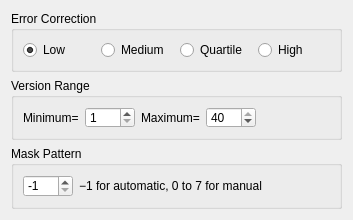
<?xml version="1.0" encoding="UTF-8"?>
<ui version="4.0">
 <class>OptionPanel</class>
 <widget class="QDialog" name="OptionPanel">
  <property name="geometry">
   <rect>
    <x>0</x>
    <y>0</y>
    <width>353</width>
    <height>220</height>
   </rect>
  </property>
  <property name="sizePolicy">
   <sizepolicy hsizetype="Maximum" vsizetype="Maximum">
    <horstretch>0</horstretch>
    <verstretch>0</verstretch>
   </sizepolicy>
  </property>
  <property name="minimumSize">
   <size>
    <width>353</width>
    <height>220</height>
   </size>
  </property>
  <property name="maximumSize">
   <size>
    <width>353</width>
    <height>220</height>
   </size>
  </property>
  <property name="windowTitle">
   <string>Options</string>
  </property>
  <layout class="QVBoxLayout" name="verticalLayout">
   <item>
    <widget class="QGroupBox" name="m_errorGBox">
     <property name="title">
      <string>Error Correction</string>
     </property>
     <layout class="QHBoxLayout" name="horizontalLayout">
      <item>
       <widget class="QRadioButton" name="m_errorLowRB">
        <property name="text">
         <string>Low</string>
        </property>
        <property name="checked">
         <bool>true</bool>
        </property>
       </widget>
      </item>
      <item>
       <widget class="QRadioButton" name="m_errorMidRB">
        <property name="text">
         <string>Medium</string>
        </property>
       </widget>
      </item>
      <item>
       <widget class="QRadioButton" name="m_errorQuaRB">
        <property name="text">
         <string>Quartile</string>
        </property>
       </widget>
      </item>
      <item>
       <widget class="QRadioButton" name="m_errorHighRB">
        <property name="text">
         <string>High</string>
        </property>
       </widget>
      </item>
     </layout>
    </widget>
   </item>
   <item>
    <widget class="QGroupBox" name="groupBox_3">
     <property name="title">
      <string>Version Range</string>
     </property>
     <layout class="QHBoxLayout" name="horizontalLayout_3">
      <item>
       <widget class="QLabel" name="label">
        <property name="text">
         <string>Minimum=</string>
        </property>
       </widget>
      </item>
      <item>
       <widget class="QSpinBox" name="m_minRangeSB">
        <property name="minimumSize">
         <size>
          <width>50</width>
          <height>0</height>
         </size>
        </property>
        <property name="minimum">
         <number>1</number>
        </property>
        <property name="maximum">
         <number>40</number>
        </property>
       </widget>
      </item>
      <item>
       <widget class="QLabel" name="label_2">
        <property name="text">
         <string>Maximum=</string>
        </property>
       </widget>
      </item>
      <item>
       <widget class="QSpinBox" name="m_maxRangeSB">
        <property name="minimumSize">
         <size>
          <width>50</width>
          <height>0</height>
         </size>
        </property>
        <property name="minimum">
         <number>1</number>
        </property>
        <property name="maximum">
         <number>40</number>
        </property>
        <property name="value">
         <number>40</number>
        </property>
       </widget>
      </item>
      <item>
       <spacer name="horizontalSpacer_2">
        <property name="orientation">
         <enum>Qt::Horizontal</enum>
        </property>
        <property name="sizeHint" stdset="0">
         <size>
          <width>40</width>
          <height>20</height>
         </size>
        </property>
       </spacer>
      </item>
     </layout>
    </widget>
   </item>
   <item>
    <widget class="QGroupBox" name="groupBox_4">
     <property name="title">
      <string>Mask Pattern</string>
     </property>
     <layout class="QHBoxLayout" name="horizontalLayout_4">
      <item>
       <widget class="QSpinBox" name="m_maskPatternSB">
        <property name="minimumSize">
         <size>
          <width>50</width>
          <height>0</height>
         </size>
        </property>
        <property name="minimum">
         <number>-1</number>
        </property>
        <property name="maximum">
         <number>7</number>
        </property>
        <property name="singleStep">
         <number>1</number>
        </property>
        <property name="value">
         <number>-1</number>
        </property>
       </widget>
      </item>
      <item>
       <widget class="QLabel" name="label_3">
        <property name="text">
         <string>−1 for automatic, 0 to 7 for manual</string>
        </property>
       </widget>
      </item>
      <item>
       <spacer name="horizontalSpacer_3">
        <property name="orientation">
         <enum>Qt::Horizontal</enum>
        </property>
        <property name="sizeHint" stdset="0">
         <size>
          <width>40</width>
          <height>20</height>
         </size>
        </property>
       </spacer>
      </item>
     </layout>
    </widget>
   </item>
  </layout>
 </widget>
 <resources/>
 <connections/>
</ui>
